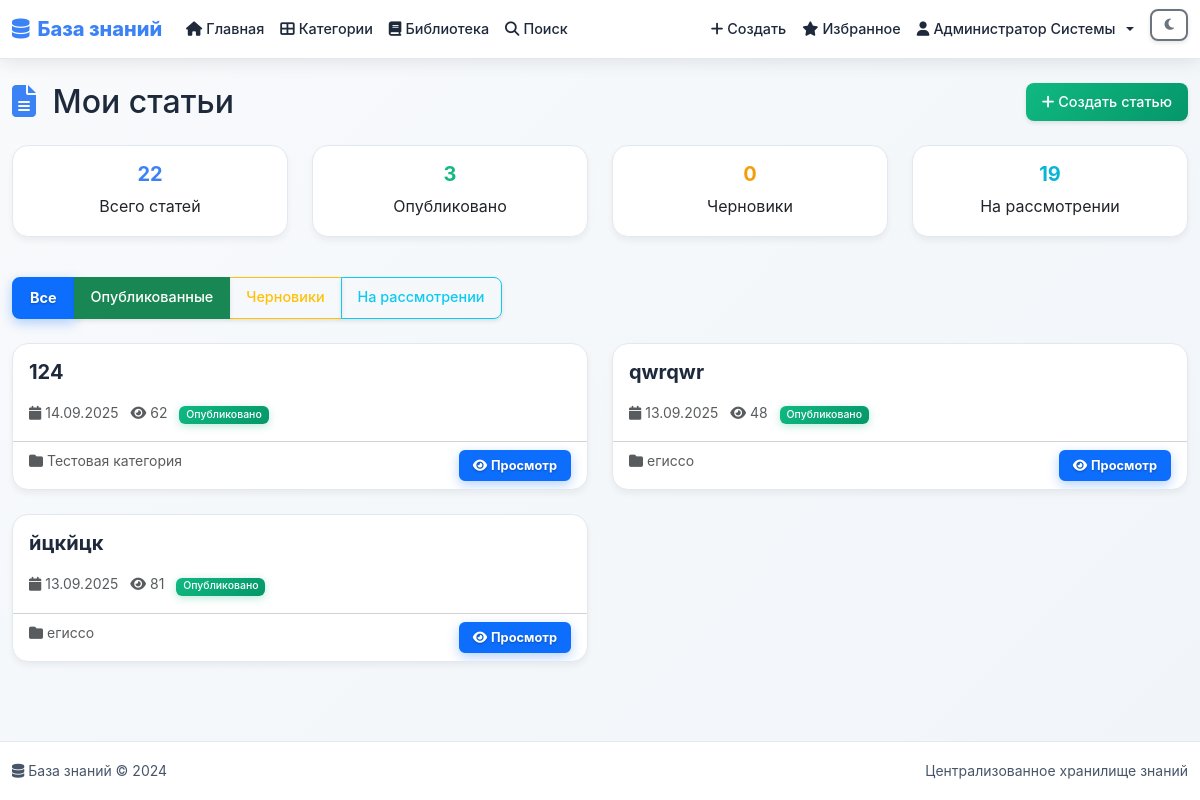
/knowledge/my-articles/?status=published (signed in), run on an earlier commit of the app's database.
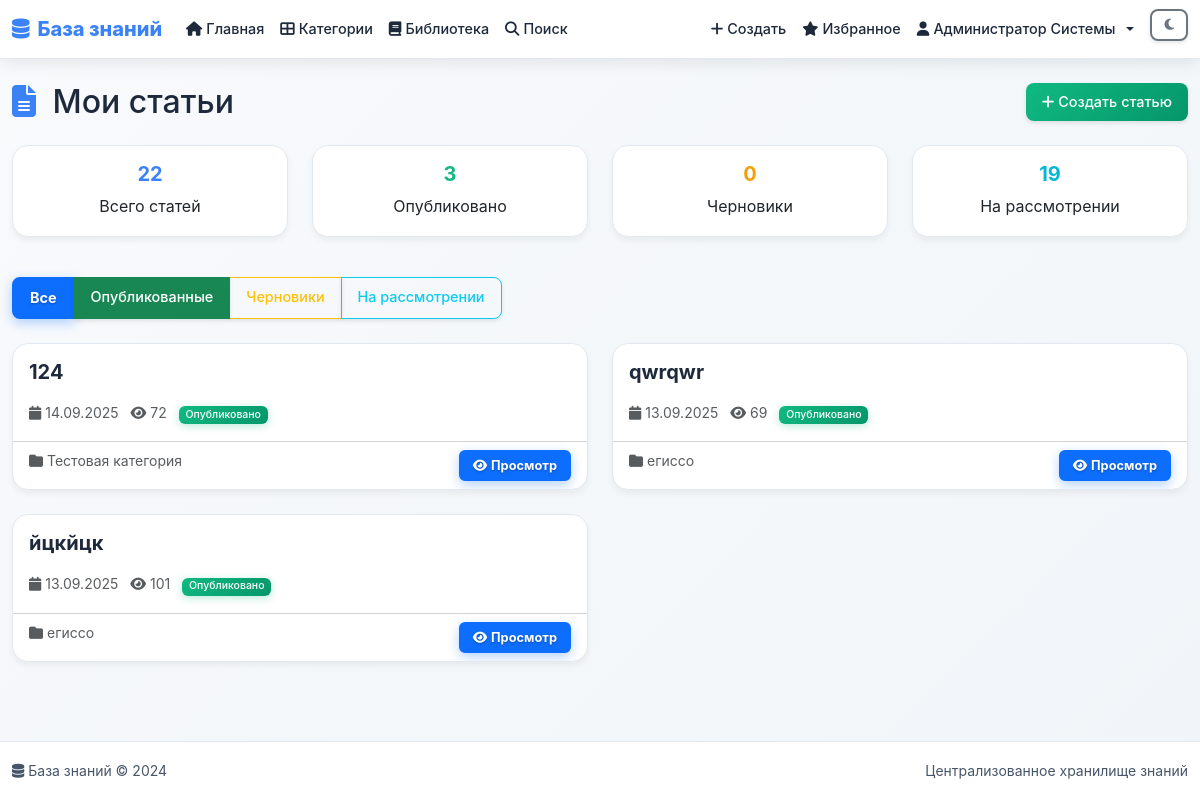
And on a later commit of the database.
### knowledge/models.py (models this page shows, shortened)
class Article(models.Model):
    STATUS_CHOICES = [
        ('draft', 'Черновик'),
        ('pending', 'На рассмотрении'),
        ('published', 'Опубликовано'),
        ('archived', 'Архив'),
    ]
    title = models.CharField(max_length=200, verbose_name='Заголовок')
    slug = models.SlugField(unique=True, verbose_name='URL')
    content = models.TextField(verbose_name='Содержание')
    excerpt = models.TextField(max_length=500, blank=True, verbose_name='Краткое описание')
    category = models.ForeignKey(
        Category,
        on_delete=models.CASCADE,
        related_name='articles',
        verbose_name='Категория'
    )
    author = models.ForeignKey(
        User,
        on_delete=models.CASCADE,
        related_name='authored_articles',
        verbose_name='Автор'
    )
    status = models.CharField(
        max_length=10,
        choices=STATUS_CHOICES,
        default='draft',
        verbose_name='Статус'
    )
    tags = models.CharField(max_length=200, blank=True, verbose_name='Теги')
    views_count = models.PositiveIntegerField(default=0, verbose_name='Просмотры')
    is_featured = models.BooleanField(default=False, verbose_name='Рекомендуемая')
    allow_comments = models.BooleanField(default=True, verbose_name='Разрешить комментарии')
    created_at = models.DateTimeField(auto_now_add=True, verbose_name='Дата создания')
    updated_at = models.DateTimeField(auto_now=True, verbose_name='Дата обновления')
    published_at = models.DateTimeField(null=True, blank=True, verbose_name='Дата публикации')
    class Meta:
        verbose_name = 'Статья'
        verbose_name_plural = 'Статьи'
        ordering = ['-created_at']

class Category(models.Model):
    name = models.CharField(max_length=100, verbose_name='Название')
    slug = models.SlugField(unique=True, verbose_name='URL')
    description = models.TextField(blank=True, verbose_name='Описание')
    icon = models.CharField(max_length=50, blank=True, verbose_name='Иконка')
    color = models.CharField(max_length=7, default='#007bff', verbose_name='Цвет')
    is_active = models.BooleanField(default=True, verbose_name='Активна')
    order = models.PositiveIntegerField(default=0, verbose_name='Порядок')
    created_at = models.DateTimeField(auto_now_add=True, verbose_name='Дата создания')
    updated_at = models.DateTimeField(auto_now=True, verbose_name='Дата обновления')
    class Meta:
        verbose_name = 'Категория'
        verbose_name_plural = 'Категории'
        ordering = ['order', 'name']

### knowledge/views.py (the view)
# urls.py: path('my-articles/', views.my_articles_view, name='my_articles'),
@login_required
def my_articles_view(request):
    articles = Article.objects.filter(author=request.user).order_by('-created_at')
    status_filter = request.GET.get('status', 'all')
    if status_filter != 'all':
        articles = articles.filter(status=status_filter)
    paginator = Paginator(articles, 12)
    page_number = request.GET.get('page')
    page_obj = paginator.get_page(page_number)
    stats = {
        'total': Article.objects.filter(author=request.user).count(),
        'published': Article.objects.filter(author=request.user, status='published').count(),
        'draft': Article.objects.filter(author=request.user, status='draft').count(),
        'pending': Article.objects.filter(author=request.user, status='pending').count(),
    }
    context = {
        'page_obj': page_obj,
        'articles': page_obj,
        'status_filter': status_filter,
        'stats': stats,
    }
    return render(request, 'knowledge/my_articles.html', context)

### accounts/models.py (called while the page is built)
    def get_full_name(self):
        return f"{self.first_name} {self.last_name}".strip() or self.username

### templates/knowledge/my_articles.html (shortened to what the changed rows need)
{% extends 'base.html' %}
{% load knowledge_extras %}
{% block content %}
<div class="container mt-4">
    <div class="row">
        <div class="col-12">
            <div class="d-flex justify-content-between align-items-center mb-4">
                <h1 class="h2 mb-0">
                    <i class="fas fa-file-alt text-primary me-2"></i>
                    Мои статьи
                </h1>
            </div>
        </div>
    </div>
    {% if articles %}
    <div class="row">
        {% for article in articles %}
        <div class="col-md-6 mb-4">
            <div class="card h-100">
                <div class="card-body">
                    <h5 class="card-title">
                        {% if article.slug %}
                            <a href="{% url 'knowledge:article_detail' article.slug %}" class="article-title-link">
                                {{ article.title }}
                            </a>
                        {% else %}
                            <span class="text-muted">{{ article.title }}</span>
                        {% endif %}
                    </h5>
                    <div class="article-meta">
                        <small class="text-muted">
                            <i class="fas fa-calendar me-1"></i>{{ article.created_at|date:"d.m.Y" }}
                            <i class="fas fa-eye ms-2 me-1"></i>{{ article.views_count }}
                            <span class="badge ms-2
                                {% if article.status == 'published' %}bg-success
                                {% elif article.status == 'draft' %}bg-warning
                                {% elif article.status == 'pending' %}bg-info
                                {% else %}bg-secondary{% endif %}">
                                {% if article.status == 'published' %}Опубликовано
                                {% elif article.status == 'draft' %}Черновик
                                {% elif article.status == 'pending' %}На рассмотрении
                                {% else %}{{ article.status }}{% endif %}
                            </span>
                        </small>
                    </div>
                </div>
                <div class="card-footer bg-transparent">
                    <div class="d-flex justify-content-between">
                        <small class="text-muted">
                            <i class="fas fa-folder me-1"></i>{{ article.category.name }}
                        </small>
                        {% if article.slug %}
                        <a href="{% url 'knowledge:article_detail' article.slug %}" class="btn btn-outline-primary btn-sm">
                            <i class="fas fa-eye me-1"></i>Просмотр
                        </a>
                        {% endif %}
                    </div>
                </div>
            </div>
        </div>
        {% endfor %}
    </div>
    {% endif %}
</div>
{% endblock %}

What changed in the data, as far as the page shows it:
changed Article "Тестовая категория": views_count "62" → "72"
changed Article "qwrqwr": views_count "48" → "69"
changed Article "йцкйцк": views_count "81" → "101"
